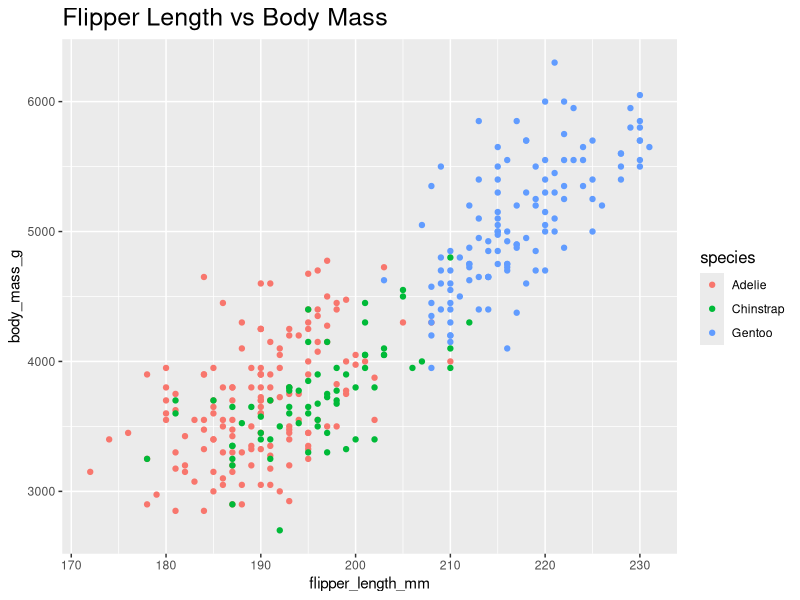
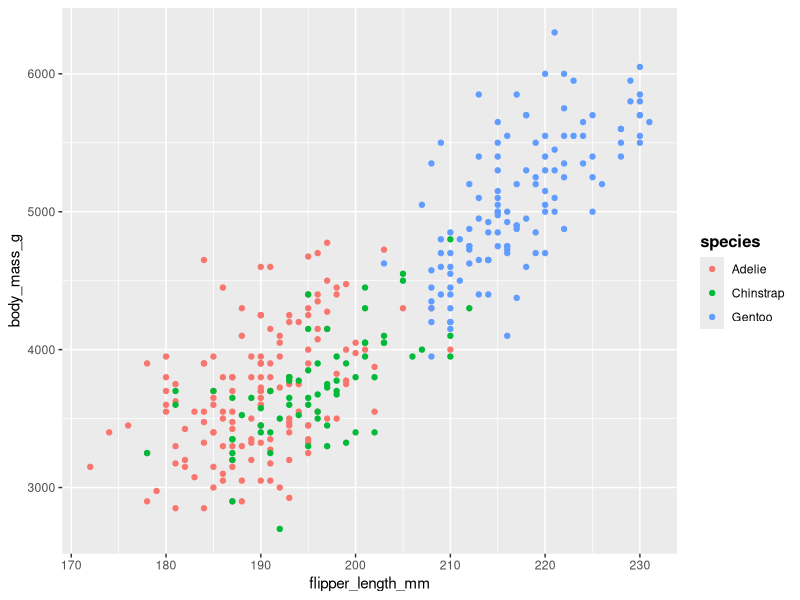

Here is the R script that generated these plots, in order:

            library(ggplot2)
            library(palmerpenguins)
            built_answer <- tryCatch(
                {
                    set.seed(42)
                    ggplot(penguins, aes(x = flipper_length_mm, y = body_mass_g, colour = species)) + geom_point() + labs(title = "Flipper Length vs Body Mass") + theme(plot.title = element_text(size = 18), legend.title = element_text(size = 12))
                    suppressWarnings(
                        if (!file.exists("/sandbox/figures/flipper-length_body-mass_scatter_font_size_title_legend_answer.png")) {
                            ggsave(
                                width = 3,
                                height = 3,
                                "/sandbox/figures/flipper-length_body-mass_scatter_font_size_title_legend_answer.png"
                            )
                        }
                    )
                    suppressWarnings(
                        ggplot_build(last_plot())
                    )
                },
                error = function(e) {
                    'ERROR'
                }
            )
            built_submission <- tryCatch(
                {
                    set.seed(42)
                    penguins$species <- as.factor(penguins$species)
ggplot(penguins, aes(x = flipper_length_mm, y = body_mass_g, color = species)) +
  geom_point() +
  theme(plot.title = element_text(face = "bold", size = 18),
        legend.title = element_text(face = "bold", size = 12))
                    suppressWarnings(
                        ggsave(
                            width = 3,
                            height = 3,
                            "figures/flipper-length_body-mass_scatter_font_size_title_legend_submission_llama.png"
                        )
                    )
                    suppressWarnings(
                        ggplot_build(last_plot())
                    )
                },
                error = function(e) {
                    'ERROR'
                }
            )
            cat(isTRUE(all.equal(built_answer, built_submission)))
        
